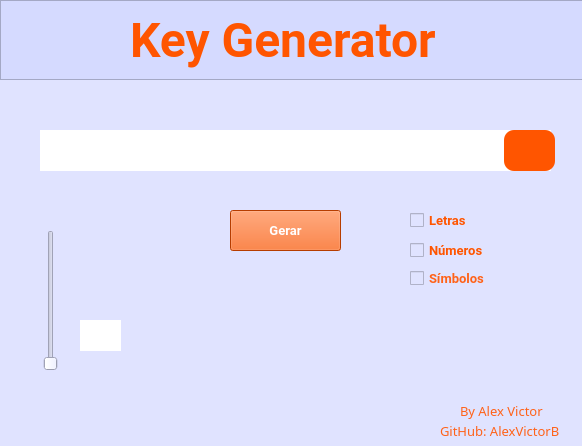
<?xml version="1.0" encoding="UTF-8"?>
<ui version="4.0">
 <class>MainWindow</class>
 <widget class="QMainWindow" name="MainWindow">
  <property name="enabled">
   <bool>true</bool>
  </property>
  <property name="geometry">
   <rect>
    <x>0</x>
    <y>0</y>
    <width>582</width>
    <height>446</height>
   </rect>
  </property>
  <property name="minimumSize">
   <size>
    <width>582</width>
    <height>446</height>
   </size>
  </property>
  <property name="maximumSize">
   <size>
    <width>582</width>
    <height>446</height>
   </size>
  </property>
  <property name="windowTitle">
   <string>MainWindow</string>
  </property>
  <property name="styleSheet">
   <string notr="true">background-color: rgb(224, 227, 255);
color: rgb(255, 98, 25);</string>
  </property>
  <widget class="QWidget" name="centralwidget">
   <widget class="QPushButton" name="gen">
    <property name="geometry">
     <rect>
      <x>230</x>
      <y>210</y>
      <width>111</width>
      <height>41</height>
     </rect>
    </property>
    <property name="font">
     <font>
      <family>Roboto</family>
      <pointsize>10</pointsize>
      <weight>75</weight>
      <bold>true</bold>
     </font>
    </property>
    <property name="styleSheet">
     <string notr="true">background-color: rgb(255, 85, 0);
color: rgb(255, 255, 255);</string>
    </property>
    <property name="text">
     <string>Gerar</string>
    </property>
    <property name="shortcut">
     <string notr="true"/>
    </property>
   </widget>
   <widget class="QCheckBox" name="simbol">
    <property name="geometry">
     <rect>
      <x>410</x>
      <y>270</y>
      <width>81</width>
      <height>16</height>
     </rect>
    </property>
    <property name="font">
     <font>
      <family>Roboto</family>
      <pointsize>10</pointsize>
      <weight>75</weight>
      <bold>true</bold>
     </font>
    </property>
    <property name="styleSheet">
     <string notr="true"/>
    </property>
    <property name="text">
     <string>Símbolos</string>
    </property>
   </widget>
   <widget class="QLabel" name="display">
    <property name="geometry">
     <rect>
      <x>40</x>
      <y>130</y>
      <width>511</width>
      <height>41</height>
     </rect>
    </property>
    <property name="font">
     <font>
      <family>Segoe UI Black</family>
      <pointsize>14</pointsize>
      <weight>75</weight>
      <bold>true</bold>
     </font>
    </property>
    <property name="styleSheet">
     <string notr="true">selection-background-color: rgb(213, 218, 255);
background-color: rgb(255, 255, 255);</string>
    </property>
    <property name="text">
     <string/>
    </property>
    <property name="alignment">
     <set>Qt::AlignCenter</set>
    </property>
    <property name="openExternalLinks">
     <bool>true</bool>
    </property>
    <property name="textInteractionFlags">
     <set>Qt::LinksAccessibleByMouse|Qt::TextEditable|Qt::TextSelectableByMouse</set>
    </property>
   </widget>
   <widget class="QCheckBox" name="numbers">
    <property name="geometry">
     <rect>
      <x>410</x>
      <y>240</y>
      <width>81</width>
      <height>20</height>
     </rect>
    </property>
    <property name="font">
     <font>
      <family>Roboto</family>
      <pointsize>10</pointsize>
      <weight>75</weight>
      <bold>true</bold>
     </font>
    </property>
    <property name="styleSheet">
     <string notr="true">color: rgb(255, 85, 0);</string>
    </property>
    <property name="text">
     <string>Números</string>
    </property>
   </widget>
   <widget class="QCheckBox" name="letters">
    <property name="geometry">
     <rect>
      <x>410</x>
      <y>210</y>
      <width>81</width>
      <height>20</height>
     </rect>
    </property>
    <property name="font">
     <font>
      <family>Roboto</family>
      <pointsize>10</pointsize>
      <weight>75</weight>
      <bold>true</bold>
     </font>
    </property>
    <property name="styleSheet">
     <string notr="true">color: rgb(255, 85, 0);</string>
    </property>
    <property name="text">
     <string>Letras</string>
    </property>
   </widget>
   <widget class="QSlider" name="size">
    <property name="geometry">
     <rect>
      <x>30</x>
      <y>230</y>
      <width>41</width>
      <height>141</height>
     </rect>
    </property>
    <property name="minimum">
     <number>1</number>
    </property>
    <property name="maximum">
     <number>40</number>
    </property>
    <property name="orientation">
     <enum>Qt::Vertical</enum>
    </property>
   </widget>
   <widget class="QFrame" name="frame">
    <property name="geometry">
     <rect>
      <x>0</x>
      <y>0</y>
      <width>601</width>
      <height>80</height>
     </rect>
    </property>
    <property name="styleSheet">
     <string notr="true">background-color: rgb(213, 218, 255);</string>
    </property>
    <property name="frameShape">
     <enum>QFrame::StyledPanel</enum>
    </property>
    <property name="frameShadow">
     <enum>QFrame::Raised</enum>
    </property>
    <widget class="QLabel" name="Title">
     <property name="geometry">
      <rect>
       <x>130</x>
       <y>10</y>
       <width>311</width>
       <height>61</height>
      </rect>
     </property>
     <property name="font">
      <font>
       <family>Roboto</family>
       <pointsize>36</pointsize>
       <weight>75</weight>
       <italic>false</italic>
       <bold>true</bold>
      </font>
     </property>
     <property name="styleSheet">
      <string notr="true">color: rgb(255, 85, 0);</string>
     </property>
     <property name="text">
      <string>&lt;html&gt;&lt;head/&gt;&lt;body&gt;&lt;p&gt;Key Generator&lt;/p&gt;&lt;/body&gt;&lt;/html&gt;</string>
     </property>
    </widget>
    <widget class="QLabel" name="label_3">
     <property name="geometry">
      <rect>
       <x>440</x>
       <y>10</y>
       <width>61</width>
       <height>61</height>
      </rect>
     </property>
     <property name="text">
      <string/>
     </property>
     <property name="pixmap">
      <pixmap>src/icon/icon 64x64.png</pixmap>
     </property>
    </widget>
   </widget>
   <widget class="QLabel" name="size_display">
    <property name="geometry">
     <rect>
      <x>80</x>
      <y>320</y>
      <width>41</width>
      <height>31</height>
     </rect>
    </property>
    <property name="font">
     <font>
      <family>Segoe UI Black</family>
      <pointsize>10</pointsize>
      <weight>75</weight>
      <bold>true</bold>
     </font>
    </property>
    <property name="styleSheet">
     <string notr="true">selection-background-color: rgb(255, 255, 255);
background-color: rgb(255, 255, 255);
color: rgb(0, 0, 0);</string>
    </property>
    <property name="text">
     <string/>
    </property>
    <property name="alignment">
     <set>Qt::AlignCenter</set>
    </property>
   </widget>
   <widget class="QLabel" name="label">
    <property name="geometry">
     <rect>
      <x>460</x>
      <y>400</y>
      <width>91</width>
      <height>21</height>
     </rect>
    </property>
    <property name="font">
     <font>
      <family>Ubuntu Medium</family>
      <pointsize>10</pointsize>
     </font>
    </property>
    <property name="text">
     <string>By Alex Victor</string>
    </property>
   </widget>
   <widget class="QLabel" name="label_2">
    <property name="geometry">
     <rect>
      <x>440</x>
      <y>420</y>
      <width>121</width>
      <height>21</height>
     </rect>
    </property>
    <property name="font">
     <font>
      <family>Ubuntu Medium</family>
      <pointsize>10</pointsize>
     </font>
    </property>
    <property name="text">
     <string>GitHub: AlexVictorB</string>
    </property>
   </widget>
   <widget class="QPushButton" name="copiar">
    <property name="geometry">
     <rect>
      <x>504</x>
      <y>130</y>
      <width>51</width>
      <height>41</height>
     </rect>
    </property>
    <property name="font">
     <font>
      <family>Roboto</family>
      <pointsize>11</pointsize>
      <weight>75</weight>
      <bold>true</bold>
     </font>
    </property>
    <property name="styleSheet">
     <string notr="true">QPushButton{
	border-radius: 10px;
	background-color: rgb(255, 85, 0);
	color: rgb(255, 255, 255);
}
QPushButton:hover{
	border: 2px solid rgb(108, 108, 108);
	background-color:rgb(232, 73, 0);
	color: rgb(255, 255, 255);
}

QPushButton:pressed{
	border: 5px solid rgb(38, 38, 38);
	background-color: rgb(144, 46, 0);
	color: rgb(255, 255, 255);
}
</string>
    </property>
    <property name="text">
     <string/>
    </property>
    <property name="icon">
     <iconset>
      <normaloff>src/png/copy.png</normaloff>src/png/copy.png</iconset>
    </property>
    <property name="iconSize">
     <size>
      <width>32</width>
      <height>32</height>
     </size>
    </property>
   </widget>
   <zorder>frame</zorder>
   <zorder>gen</zorder>
   <zorder>simbol</zorder>
   <zorder>display</zorder>
   <zorder>numbers</zorder>
   <zorder>letters</zorder>
   <zorder>size</zorder>
   <zorder>size_display</zorder>
   <zorder>label</zorder>
   <zorder>label_2</zorder>
   <zorder>copiar</zorder>
  </widget>
 </widget>
 <resources/>
 <connections/>
</ui>
